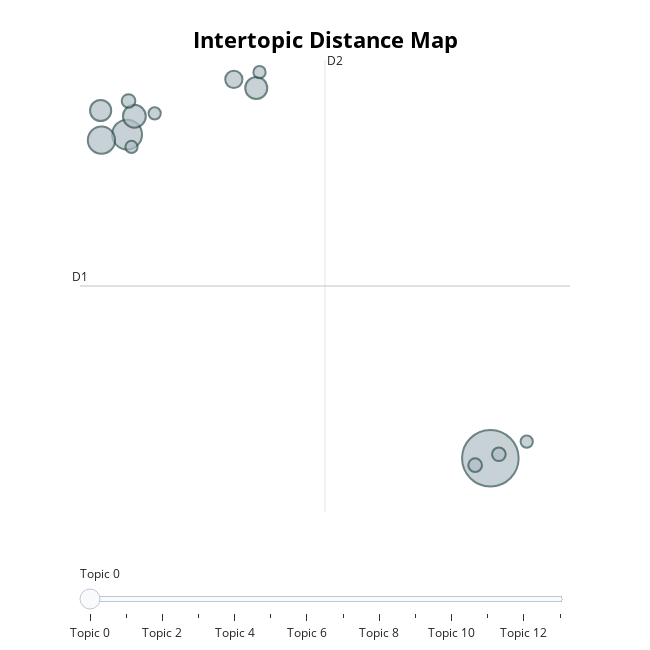

The cell this chart's notebook holds for it:
### Code cell
# run this cell to visualize the topics
fig_topics = topic_model.visualize_topics()

fig_topics.write_html("outputs/bertopic_topics.html")

fig_topics

### Figure 1 — Plotly figure (JSON) as saved in the notebook; plotly's stock layout.template omitted (floating-point values rounded to 4 significant figures)
{"data": [{"customdata": [[0, "america | world | new | people | american", 86], [1, "states | united | government | public | congress", 24], [2, "government | congress | public | national | great", 20], [3, "government | states | public | united | congress", 14], [4, "government | states | united | year | congress", 13], [5, "government | states | united | public | congress", 12], [6, "states | government | united | constitution | congress", 8], [7, "bank | states | public | government | country", 5], [8, "government | shall | congress | world | people", 5], [9, "government | states | united | public | law", 5], [10, "world | free | war | great | nations", 4], [11, "government | states | united | congress | year", 4], [12, "states | government | united | constitution | congress", 4], [13, "information | provision | public | united | proper", 4]], "hovertemplate": "<b>Topic %{customdata[0]}</b><br>%{customdata[1]}<br>Size: %{customdata[2]}", "legendgroup": "", "marker": {"color": "#B0BEC5", "line": {"color": "DarkSlateGrey", "width": 2}, "size": [86, 24, 20, 14, 13, 12, 8, 5, 5, 5, 4, 4, 4, 4], "sizemode": "area", "sizeref": 0.05375, "symbol": "circle"}, "mode": "markers", "name": "", "orientation": "v", "showlegend": false, "type": "scatter", "x": [4.246, -1.871, -2.303, -1.748, 0.3039, -2.317, -0.07356, -1.847, 4.39, 3.99, 4.859, 0.3591, -1.797, -1.407], "xaxis": "x", "y": [-11.31, 0.6806, 0.4747, 1.361, 2.406, 1.576, 2.73, 1.927, -11.17, -11.57, -10.7, 2.996, 0.2247, 1.468], "yaxis": "y"}], "layout": {"annotations": [{"showarrow": false, "text": "D1", "x": -2.664, "y": -4.931, "yshift": 10}, {"showarrow": false, "text": "D2", "x": 1.462, "xshift": 10, "y": 3.446}], "height": 650, "hoverlabel": {"bgcolor": "white", "font": {"family": "Rockwell", "size": 16}}, "legend": {"itemsizing": "constant", "tracegroupgap": 0}, "margin": {"t": 60}, "shapes": [{"line": {"color": "#CFD8DC", "width": 2}, "type": "line", "x0": 1.462, "x1": 1.462, "y0": -13.31, "y1": 3.446}, {"line": {"color": "#9E9E9E", "width": 2}, "type": "line", "x0": -2.664, "x1": 5.587, "y0": -4.931, "y1": -4.931}], "sliders": [{"active": 0, "pad": {"t": 50}, "steps": [{"args": [{"marker.color": [["red", "#B0BEC5", "#B0BEC5", "#B0BEC5", "#B0BEC5", "#B0BEC5", "#B0BEC5", "#B0BEC5", "#B0BEC5", "#B0BEC5", "#B0BEC5", "#B0BEC5", "#B0BEC5", "#B0BEC5"]]}], "label": "Topic 0", "method": "update"}, {"args": [{"marker.color": [["#B0BEC5", "red", "#B0BEC5", "#B0BEC5", "#B0BEC5", "#B0BEC5", "#B0BEC5", "#B0BEC5", "#B0BEC5", "#B0BEC5", "#B0BEC5", "#B0BEC5", "#B0BEC5", "#B0BEC5"]]}], "label": "Topic 1", "method": "update"}, {"args": [{"marker.color": [["#B0BEC5", "#B0BEC5", "red", "#B0BEC5", "#B0BEC5", "#B0BEC5", "#B0BEC5", "#B0BEC5", "#B0BEC5", "#B0BEC5", "#B0BEC5", "#B0BEC5", "#B0BEC5", "#B0BEC5"]]}], "label": "Topic 2", "method": "update"}, {"args": [{"marker.color": [["#B0BEC5", "#B0BEC5", "#B0BEC5", "red", "#B0BEC5", "#B0BEC5", "#B0BEC5", "#B0BEC5", "#B0BEC5", "#B0BEC5", "#B0BEC5", "#B0BEC5", "#B0BEC5", "#B0BEC5"]]}], "label": "Topic 3", "method": "update"}, {"args": [{"marker.color": [["#B0BEC5", "#B0BEC5", "#B0BEC5", "#B0BEC5", "red", "#B0BEC5", "#B0BEC5", "#B0BEC5", "#B0BEC5", "#B0BEC5", "#B0BEC5", "#B0BEC5", "#B0BEC5", "#B0BEC5"]]}], "label": "Topic 4", "method": "update"}, {"args": [{"marker.color": [["#B0BEC5", "#B0BEC5", "#B0BEC5", "#B0BEC5", "#B0BEC5", "red", "#B0BEC5", "#B0BEC5", "#B0BEC5", "#B0BEC5", "#B0BEC5", "#B0BEC5", "#B0BEC5", "#B0BEC5"]]}], "label": "Topic 5", "method": "update"}, {"args": [{"marker.color": [["#B0BEC5", "#B0BEC5", "#B0BEC5", "#B0BEC5", "#B0BEC5", "#B0BEC5", "red", "#B0BEC5", "#B0BEC5", "#B0BEC5", "#B0BEC5", "#B0BEC5", "#B0BEC5", "#B0BEC5"]]}], "label": "Topic 6", "method": "update"}, {"args": [{"marker.color": [["#B0BEC5", "#B0BEC5", "#B0BEC5", "#B0BEC5", "#B0BEC5", "#B0BEC5", "#B0BEC5", "red", "#B0BEC5", "#B0BEC5", "#B0BEC5", "#B0BEC5", "#B0BEC5", "#B0BEC5"]]}], "label": "Topic 7", "method": "update"}, {"args": [{"marker.color": [["#B0BEC5", "#B0BEC5", "#B0BEC5", "#B0BEC5", "#B0BEC5", "#B0BEC5", "#B0BEC5", "#B0BEC5", "red", "#B0BEC5", "#B0BEC5", "#B0BEC5", "#B0BEC5", "#B0BEC5"]]}], "label": "Topic 8", "method": "update"}, {"args": [{"marker.color": [["#B0BEC5", "#B0BEC5", "#B0BEC5", "#B0BEC5", "#B0BEC5", "#B0BEC5", "#B0BEC5", "#B0BEC5", "#B0BEC5", "red", "#B0BEC5", "#B0BEC5", "#B0BEC5", "#B0BEC5"]]}], "label": "Topic 9", "method": "update"}, {"args": [{"marker.color": [["#B0BEC5", "#B0BEC5", "#B0BEC5", "#B0BEC5", "#B0BEC5", "#B0BEC5", "#B0BEC5", "#B0BEC5", "#B0BEC5", "#B0BEC5", "red", "#B0BEC5", "#B0BEC5", "#B0BEC5"]]}], "label": "Topic 10", "method": "update"}, {"args": [{"marker.color": [["#B0BEC5", "#B0BEC5", "#B0BEC5", "#B0BEC5", "#B0BEC5", "#B0BEC5", "#B0BEC5", "#B0BEC5", "#B0BEC5", "#B0BEC5", "#B0BEC5", "red", "#B0BEC5", "#B0BEC5"]]}], "label": "Topic 11", "method": "update"}, {"args": [{"marker.color": [["#B0BEC5", "#B0BEC5", "#B0BEC5", "#B0BEC5", "#B0BEC5", "#B0BEC5", "#B0BEC5", "#B0BEC5", "#B0BEC5", "#B0BEC5", "#B0BEC5", "#B0BEC5", "red", "#B0BEC5"]]}], "label": "Topic 12", "method": "update"}, {"args": [{"marker.color": [["#B0BEC5", "#B0BEC5", "#B0BEC5", "#B0BEC5", "#B0BEC5", "#B0BEC5", "#B0BEC5", "#B0BEC5", "#B0BEC5", "#B0BEC5", "#B0BEC5", "#B0BEC5", "#B0BEC5", "red"]]}], "label": "Topic 13", "method": "update"}]}], "title": {"font": {"color": "Black", "size": 22}, "text": "<b>Intertopic Distance Map</b>", "x": 0.5, "xanchor": "center", "y": 0.95, "yanchor": "top"}, "width": 650, "xaxis": {"anchor": "y", "domain": [0, 1], "range": [-2.664, 5.587], "title": {"text": ""}, "visible": false}, "yaxis": {"anchor": "x", "domain": [0, 1], "range": [-13.31, 3.446], "title": {"text": ""}, "visible": false}}}
